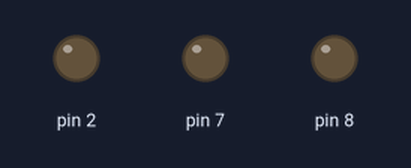
A sketch run on a simulated Arduino Nano, built with avr-gcc and run on an emulated ATmega328P. Shown: output pins drawn as LEDs (lit = HIGH). What the sketch prints to the serial monitor is not drawn.

Above: at 0.1 s.
At 3.1 s:
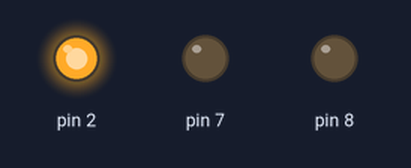
At 5.1 s:
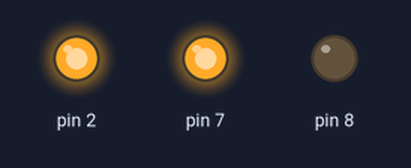
Timing chart, 0 to 6.6 s (numbered marks = the images above):
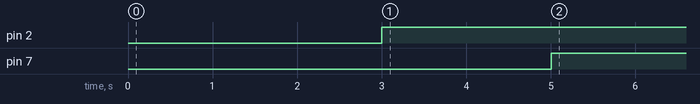

Measured:
- by itself, pin 2: LOW → HIGH at 3.0 s
- by itself, pin 7: LOW → HIGH at 5.0 s

The sketch:

Drowsiness_Detection_code.ino
```cpp
#define SENSE A7

void setup()
{
pinMode(SENSE, INPUT);
pinMode(7, OUTPUT);
pinMode(2, OUTPUT);
pinMode(8, OUTPUT);
Serial.begin(9600);

}
void loop()
{
  int a,t=0;
  a=digitalRead(A7);
  Serial.println(a);
if(a==1)
{
 digitalWrite(7,LOW);
 digitalWrite(8,HIGH);
 digitalWrite(2,LOW);
}
else
{

   while(a==0)
   { a=digitalRead(A7);
    digitalWrite(8,LOW);
    delay(100);
    t=t+1;
    Serial.print(t);
    if(t>=30)
    digitalWrite(2,HIGH);
    if(t>=50)
    digitalWrite(7,HIGH);
   }

   }


  }
```
